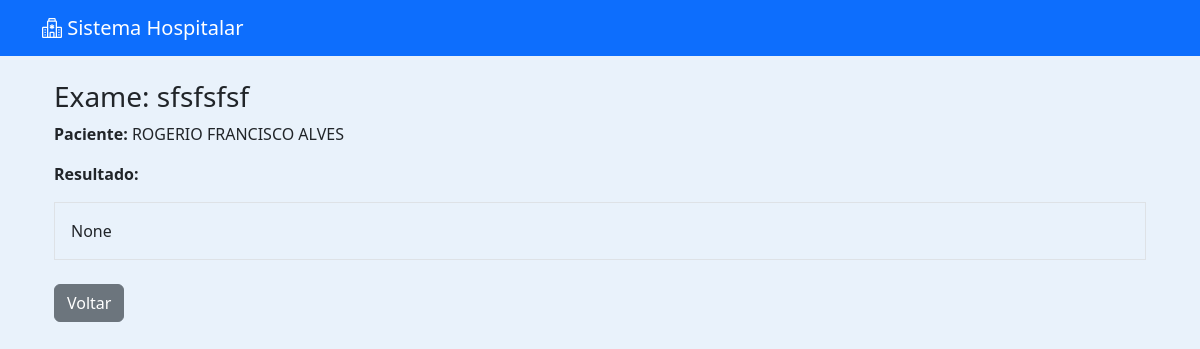
Before: /medico/exame/14/visualizar/ (signed in) with the older database file.
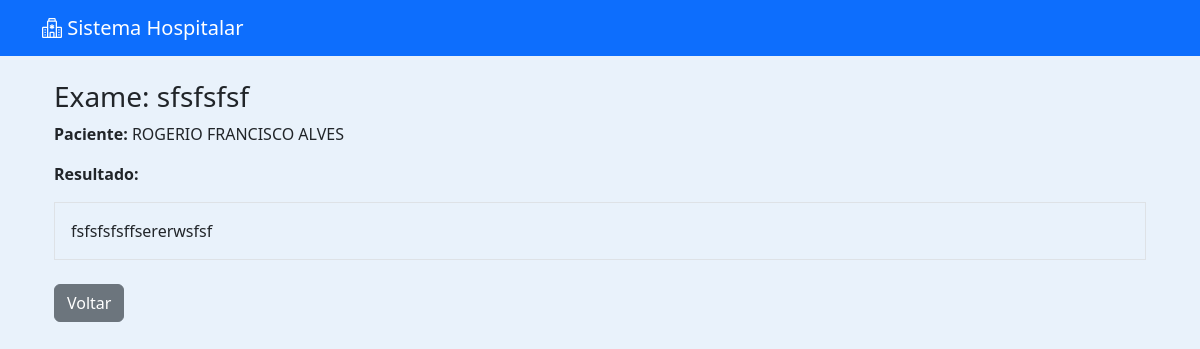
After: the same page with the newer database file.
### medico/models.py (models this page shows, shortened)
class Exame(models.Model):
    TIPO_CHOICES = [
        ("laboratorio", "Laboratório"),
        ("radiologia", "Radiologia"),
    ]
    atendimento = models.ForeignKey(
        "Atendimento",
        on_delete=models.CASCADE,
        related_name="exames"
    )
    tipo = models.CharField(
        max_length=20,
        choices=TIPO_CHOICES,
        default="laboratorio"
    )
    nome = models.CharField(max_length=150)
    status = models.CharField(
        max_length=20,
        choices=[
            ("solicitado", "Solicitado"),
            ("pronto", "Pronto"),
        ],
        default="solicitado"
    )
    resultado = models.TextField(blank=True, null=True)
    data_solicitacao = models.DateTimeField(auto_now_add=True)

class Atendimento(models.Model):
    paciente = models.ForeignKey(
        Paciente,
        on_delete=models.CASCADE
    )
    medico = models.ForeignKey(
        Usuario,
        on_delete=models.SET_NULL,  # ⚠ Melhor que CASCADE
        null=True,
        related_name="atendimentos_realizados"
    )
    triagem = models.OneToOneField(
        Triagem,
        on_delete=models.CASCADE
    )
    diagnostico = models.TextField(blank=True, null=True)
    prescricao = models.TextField(blank=True, null=True)
    observacoes = models.TextField(blank=True, null=True)
    DECISAO_CHOICES = [
        ("dispensar", "Dispensar"),
        ("medicacao", "Medicação"),
        ("internacao", "Internação"),
        ("exames", "Exames"),
    ]
    decisao = models.CharField(
        max_length=20,
        choices=DECISAO_CHOICES,
        blank=True,
        null=True
    )
    medicacao_aplicada = models.BooleanField(default=False)
    tecnico_aplicou = models.ForeignKey(
        Usuario,
        on_delete=models.SET_NULL,
        null=True,
        blank=True,
        related_name="medicacoes_aplicadas"
    )
    horario_medicacao = models.DateTimeField(
        null=True,
        blank=True
    )
    data_atendimento = models.DateTimeField(auto_now_add=True)
    finalizado = models.BooleanField(default=False)

### pacientes/models.py (models this page shows, shortened)
class Paciente(models.Model):
    nome = models.CharField(max_length=100)
    nome_social = models.CharField(max_length=100, blank=True, null=True)
    nome_mae = models.CharField(max_length=100)
    nome_pai = models.CharField(max_length=100, blank=True, null=True)
    cpf = models.CharField(
        max_length=14,
        unique=True,
        validators=[
            RegexValidator(
                r'^\d{3}\.\d{3}\.\d{3}-\d{2}$',
                'CPF inválido! Use XXX.XXX.XXX-XX'
            )
        ]
    )
    data_nascimento = models.DateField()
    SEXO_BIOLOGICO_CHOICES = [
        ('M', 'Masculino'),
        ('F', 'Feminino'),
        ('I', 'Intersexo'),
    ]
    sexo_biologico = models.CharField(max_length=1, choices=SEXO_BIOLOGICO_CHOICES)
    identidade_genero = models.CharField(max_length=50)
    orientacao_sexual = models.CharField(max_length=50)
    NACIONALIDADE_CHOICES = [
        ('BRASILEIRA', 'Brasileira'),
        ('ARGENTINA', 'Argentina'),
        ('BOLIVIANA', 'Boliviana'),
        ('CHILENA', 'Chilena'),
        ('COLOMBIANA', 'Colombiana'),
        ('PARAGUAIA', 'Paraguaia'),
        ('PERUANA', 'Peruana'),
        ('URUGUAIA', 'Uruguaia'),
        ('VENEZUELANA', 'Venezuelana'),
        ('OUTRA', 'Outra'),
    ]
    nacionalidade = models.CharField(
        max_length=20,
        choices=NACIONALIDADE_CHOICES,
        default='BRASILEIRA'
    )
    naturalidade = models.CharField(max_length=100)
    RACA_COR_CHOICES = [
        ('BRANCA', 'Branca'),
        ('PRETA', 'Preta'),
        ('PARDA', 'Parda'),
        ('AMARELA', 'Amarela'),
        ('INDIGENA', 'Indígena'),
    ]
    raca_cor = models.CharField(max_length=10, choices=RACA_COR_CHOICES)
    ESTADO_CIVIL_CHOICES = [
        ('SOLTEIRO', 'Solteiro(a)'),
        ('CASADO', 'Casado(a)'),
        ('DIVORCIADO', 'Divorciado(a)'),
        ('VIUVO', 'Viúvo(a)'),
        ('UNIAO_ESTAVEL', 'União Estável'),
    ]
    estado_civil = models.CharField(max_length=20, choices=ESTADO_CIVIL_CHOICES)
    ESCOLARIDADE_CHOICES = [
        ('SEM_INSTRUCAO', 'Sem instrução'),
        ('FUNDAMENTAL_INCOMPLETO', 'Fundamental incompleto'),
        ('FUNDAMENTAL_COMPLETO', 'Fundamental completo'),
        ('MEDIO_INCOMPLETO', 'Médio incompleto'),
        ('MEDIO_COMPLETO', 'Médio completo'),
        ('SUPERIOR_INCOMPLETO', 'Superior incompleto'),
        ('SUPERIOR_COMPLETO', 'Superior completo'),
        ('POS_GRADUACAO', 'Pós-graduação'),
        ('MESTRADO', 'Mestrado'),
        ('DOUTORADO', 'Doutorado'),
    ]
    escolaridade = models.CharField(max_length=30, choices=ESCOLARIDADE_CHOICES)
    profissao = models.CharField(max_length=50)
    rg = models.CharField(max_length=20)
    orgao_emissor = models.CharField(max_length=10)
    UF_CHOICES = [
        ('AC','AC'), ('AL','AL'), ('AP','AP'), ('AM','AM'),
        ('BA','BA'), ('CE','CE'), ('DF','DF'), ('ES','ES'),
        ('GO','GO'), ('MA','MA'), ('MT','MT'), ('MS','MS'),
        ('MG','MG'), ('PA','PA'), ('PB','PB'), ('PR','PR'),
        ('PE','PE'), ('PI','PI'), ('RJ','RJ'), ('RN','RN'),
        ('RS','RS'), ('RO','RO'), ('RR','RR'), ('SC','SC'),
        ('SP','SP'), ('SE','SE'), ('TO','TO'),
    ]
    uf_rg = models.CharField(max_length=2, choices=UF_CHOICES)
    cep = models.CharField(
        max_length=9,
        validators=[
            RegexValidator(
                r'^\d{5}-\d{3}$',
                'CEP inválido! Use XXXXX-XXX'
            )
        ]
    )
    endereco = models.CharField(max_length=100)
    numero = models.CharField(max_length=10)
    complemento = models.CharField(max_length=50, blank=True, null=True)
    bairro = models.CharField(max_length=50)
    municipio = models.CharField(max_length=50)
    uf = models.CharField(max_length=2, choices=UF_CHOICES)
    ZONA_CHOICES = [
        ('URBANA', 'Urbana'),
        ('RURAL', 'Rural'),
    ]
    zona = models.CharField(max_length=6, choices=ZONA_CHOICES)
    telefone_fixo = models.CharField(
        max_length=15,
        blank=True,
        null=True,
        validators=[
            RegexValidator(
                r'^\(\d{2}\)\s\d{4}-\d{4}$',
                'Telefone inválido! Use (XX) XXXX-XXXX'
            )
        ]
    )
    celular = models.CharField(
        max_length=15,
        validators=[
            RegexValidator(
                r'^\(\d{2}\)\s\d{5}-\d{4}$',
                'Celular inválido! Use (XX) XXXXX-XXXX'
            )
        ]
    )
    whatsapp = models.BooleanField(default=False)
    email = models.EmailField(blank=True, null=True)
    cartao_sus = models.CharField(max_length=18, blank=True, null=True)
    criado_por = models.ForeignKey(
        User,
        on_delete=models.SET_NULL,
        null=True,
        blank=True,
        related_name='pacientes_criados'
    )
    data_criacao = models.DateTimeField(default=timezone.now, editable=False)
    data_atualizacao = models.DateTimeField(auto_now=True)

### medico/views.py (the view)
# urls.py: path('exame/<int:exame_id>/visualizar/', views.visualizar_exame, name='visualizar_exame'),
@login_required
def visualizar_exame(request, exame_id):
    exame = get_object_or_404(Exame, id=exame_id)
    return render(request, 'medico/visualizar_exame.html', {'exame': exame})

### medico/templates/medico/visualizar_exame.html
{% extends 'usuarios/base.html' %}
{% block content %}
<div class="container mt-4">
    <h3>Exame: {{ exame.nome }}</h3>
    <p><strong>Paciente:</strong> {{ exame.atendimento.paciente.nome }}</p>
    <p><strong>Resultado:</strong></p>
    <div class="border p-3">
        {{ exame.resultado }}
    </div>
    <br>
    <a href="{% url 'medico_dashboard' %}" class="btn btn-secondary">Voltar</a>
</div>
{% endblock %}

Changed rows visible on the page:
changed Exame "sfsfsfsf": resultado "None" → "fsfsfsfsffsererwsfsf"
